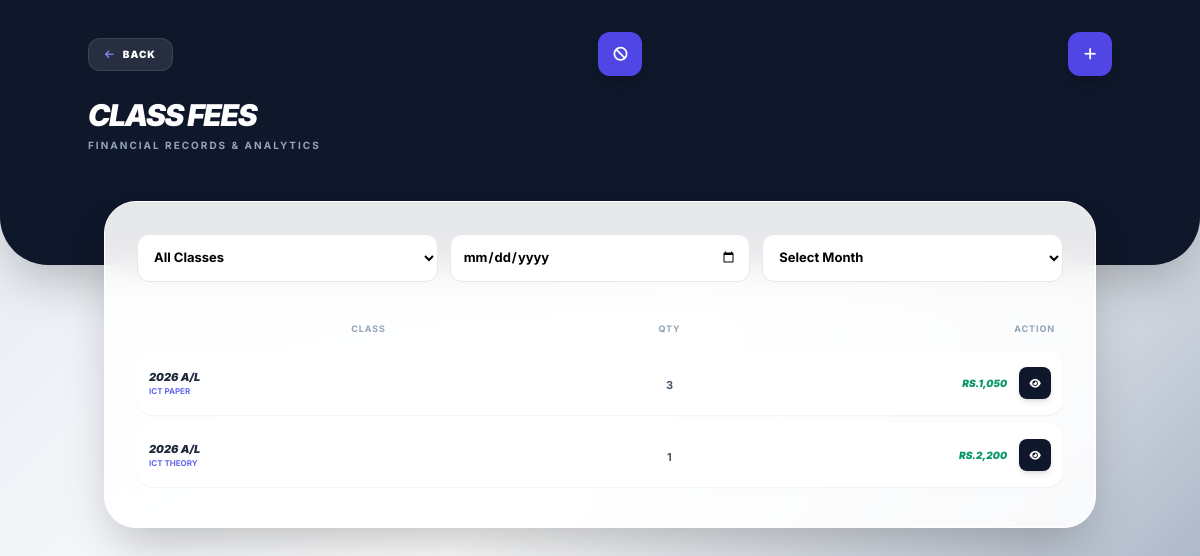
The app's page /class_fees.php (signed in) with its own data.
### tables this page shows
CREATE TABLE `classes` (
  `class_id` int(11) NOT NULL,
  `teacher_id` int(11) NOT NULL,
  `exam_year` varchar(10) DEFAULT NULL,
  `stream` enum('O/L','A/L') DEFAULT NULL,
  `subject` varchar(100) DEFAULT NULL,
  `class_fee` decimal(10,2) DEFAULT 0.00,
  `fee_type` enum('day','monthly') DEFAULT 'monthly'
);

### class_fees.php (the view, shortened to what this page needs)
<?php
include 'config.php';
$filter_date = isset($_GET['date']) ? mysqli_real_escape_string($conn, $_GET['date']) : '';
$filter_month = isset($_GET['month']) ? mysqli_real_escape_string($conn, $_GET['month']) : '';
$sql = "SELECT c.class_id, c.subject, c.exam_year, c.stream, c.fee_type,
               COUNT(p.id) as student_qty, SUM(p.amount) as total_amount
        FROM classes c
        LEFT JOIN class_fees_payments p ON c.class_id = p.class_id";
$sql .= " GROUP BY c.class_id HAVING student_qty > 0 ORDER BY c.class_id DESC";
$result = $conn->query($sql);
?>
<!DOCTYPE html>
<html lang="en">
<head>
    <script src="https://cdn.tailwindcss.com"></script>
    <link rel="stylesheet" href="https://cdnjs.cloudflare.com/ajax/libs/font-awesome/6.4.0/css/all.min.css">
</head>
<body class="min-h-screen pb-28">
    <div class="bg-slate-900 text-white pb-28 pt-8 px-6 rounded-b-[3rem] shadow-2xl relative">
        <div class="max-w-5xl mx-auto text-center md:text-left">
            <div class="flex justify-between items-center mb-6">
                <a href="admin_page.php" class="bg-white/10 hover:bg-white/20 px-4 py-2 rounded-xl border border-white/10 text-[10px] font-black uppercase tracking-widest flex items-center gap-2 transition-all">
                    <i class="fas fa-arrow-left text-indigo-400"></i> Back
                </a>
                <a href="unpaid_students.php" class="w-11 h-11 bg-indigo-600 rounded-xl flex items-center justify-center shadow-lg active:scale-90 transition-all">
                    <i class="fas fa-cancel text-white text-sm"></i>
                </a>
                <a href="mark_classfees.php" class="w-11 h-11 bg-indigo-600 rounded-xl flex items-center justify-center shadow-lg active:scale-90 transition-all">
                    <i class="fas fa-plus text-white text-sm"></i>
                </a>
            </div>
            <h1 class="text-3xl font-black italic tracking-tighter uppercase leading-none">Class Fees</h1>
            <p class="text-slate-400 text-[10px] font-bold uppercase tracking-[0.2em] mt-2">Financial Records & Analytics</p>
        </div>
    </div>
    <main class="max-w-5xl mx-auto px-4 -mt-16">
        <div class="glass-card shadow-2xl p-4 md:p-8">
            <form action="" method="GET" class="space-y-4 mb-6">
                <div class="grid grid-cols-1 md:grid-cols-3 gap-3">
                    <select name="class_id" class="filter-input" onchange="this.form.submit()">
                        <option value="">All Classes</option>
                    </select>
                    <input type="date" name="date" class="filter-input" value="<?= $filter_date ?>" onchange="document.getElementsByName('month')[0].value=''; this.form.submit()">
                    <select name="month" class="filter-input" onchange="document.getElementsByName('date')[0].value=''; this.form.submit()">
                        <option value="">Select Month</option>
                    </select>
                </div>
            </form>
            <div class="overflow-hidden">
                <table class="main-table border-separate border-spacing-y-2">
                    <thead>
                        <tr class="text-[9px] uppercase font-black text-slate-400 tracking-widest">
                            <th class="px-2 py-2 w-[50%]">Class</th>
                            <th class="px-2 py-2 text-center w-[15%]">Qty</th>
                            <th class="px-2 py-2 text-right w-[35%]">Action</th>
                        </tr>
                    </thead>
                    <tbody>
                        <?php if($result && $result->num_rows > 0): ?>
                            <?php while($row = $result->fetch_assoc()): ?>
                                <tr class="bg-white hover:bg-slate-50 transition-all rounded-2xl group shadow-sm border border-slate-100">
                                    <td class="px-3 py-4 first:rounded-l-2xl">
                                        <h3 class="text-[11px] font-black text-slate-800 uppercase italic truncate">
                                            <?= $row['exam_year'] ?> <?= $row['stream'] ?>
                                        </h3>
                                        <p class="text-[8px] font-bold text-indigo-500 uppercase truncate"><?= $row['subject'] ?></p>
                                    </td>
                                    <td class="px-2 py-4 text-center">
                                        <span class="text-[11px] font-bold text-slate-600"><?= $row['student_qty'] ?></span>
                                    </td>
                                    <td class="px-3 py-4 last:rounded-r-2xl text-right">
                                        <div class="flex items-center justify-end gap-3">
                                            <span class="text-[10px] font-black text-emerald-600 italic">RS.<?= number_format($row['total_amount'], 0) ?></span>
                                            <a href="view_classfees_details.php?class_id=<?= $row['class_id'] ?>&date=<?= $filter_date ?>&month=<?= $filter_month ?>"
                                               class="w-8 h-8 bg-slate-900 text-white rounded-lg flex items-center justify-center hover:bg-indigo-600 transition-all shadow-md">
                                                <i class="fas fa-eye text-[10px]"></i>
                                            </a>
                                        </div>
                                    </td>
                                </tr>
                            <?php endwhile; ?>
                        <?php else: ?>
                            <tr><td colspan="3" class="py-20 text-center opacity-30 text-[10px] font-black uppercase">No Data Found</td></tr>
                        <?php endif; ?>
                    </tbody>
                </table>
            </div>
        </div>
    </main>
</body>
</html>

### class_fees.php (style rules this page uses)
body { font-family: 'Inter', sans-serif; background: linear-gradient(135deg, #e2e8f0 0%, #ffffff 50%, #94a3b8 100%); background-attachment: fixed; min-height: 100vh; }
.glass-card { background: rgba(255, 255, 255, 0.9); backdrop-filter: blur(15px); border-radius: 2rem; border: 1px solid white; }
.filter-input { padding: 12px; border-radius: 12px; border: 1px solid #e2e8f0; outline: none; font-size: 13px; font-weight: 700; background: white; width: 100%; transition: 0.3s; }
.main-table { table-layout: fixed; width: 100%; }

### records on screen
classes: exam_year "2026", stream "A/L", subject "ICT PAPER", student_qty "3", total_amount "1,050"
classes: exam_year "2026", stream "A/L", subject "ICT THEORY", student_qty "1", total_amount "2,200"
